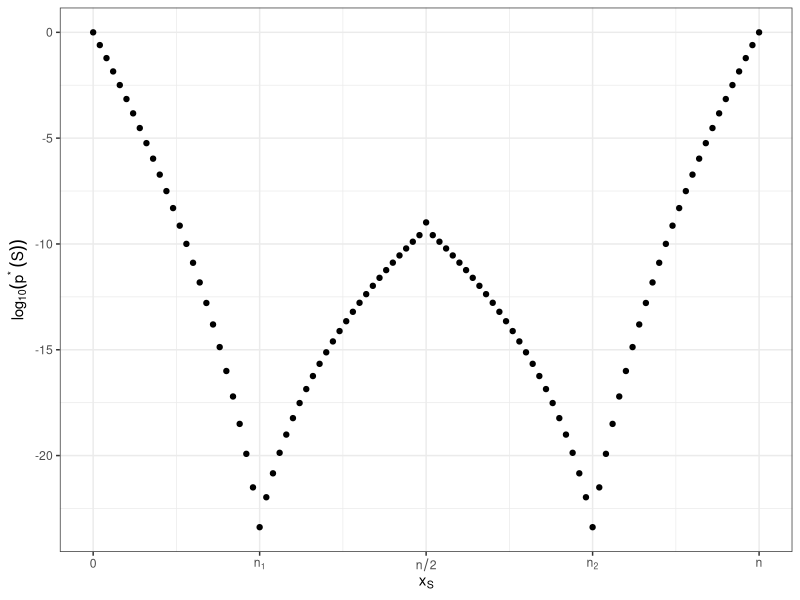
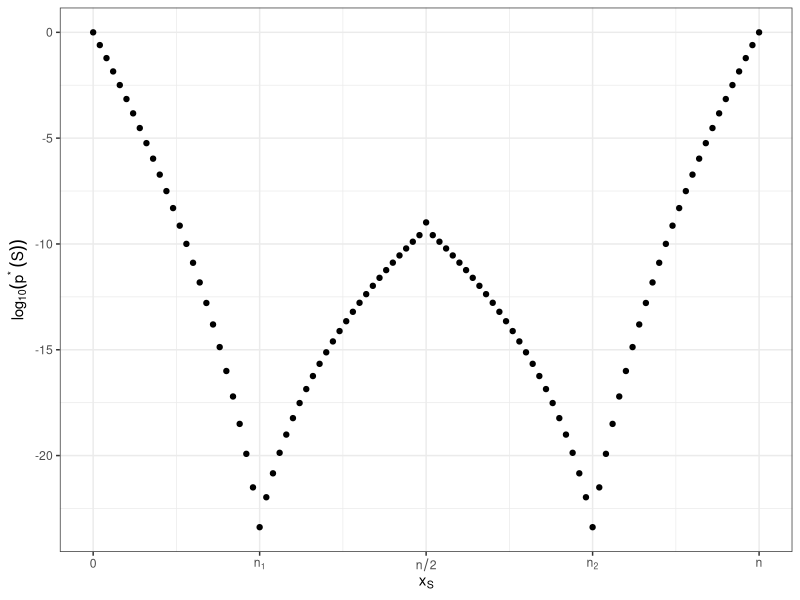

Source code (R) for these figures, in order:
library(ggplot2)
library(dplyr)
library(here)
n <- 100
n1 <- 25
xs <- 0:100
names(xs) <- xs

minimal_p <- function(x, n1, n) {
  # Compute marginals
  n2 <- n - n1
  
  # Compute the two possible p-values
  al <- max(0, x - n2)
  ar <- min(x, n1)
  mat1 <- matrix(c(al, x - al, n1 - al, n2 - x + al), ncol = 2, byrow = TRUE)
  mat2 <- matrix(c(ar, x - ar, n1 - ar, n2 - x + ar), ncol = 2, byrow = TRUE)
  pval1 <- fisher.test(mat1)$p.value
  pval2 <- fisher.test(mat2)$p.value
  
  # Return the right matrice.
  return(min(pval1, pval2))
}

df <- lapply(xs, FUN = minimal_p, n1 = n1, n = n) %>%
  unlist() %>%
  data.frame("min_p" = .) %>%
  mutate(xs = xs)
p <- ggplot(df, aes(x = xs, y = log10(min_p))) +
  geom_point() +
  theme_bw() +
  labs(y = expression(log[10](p^{"*"}~(S))),
       x = expression(x[S])) +
  scale_x_continuous(breaks = c(0, n1, n/2, n - n1, n),
                     labels = c("0", expression(n[1]), expression(n/2), expression(n[2]), "n"))
p

ggsave(plot = p, filename = here("Figures", "Min_P", "min_p.pdf"), height = 5)